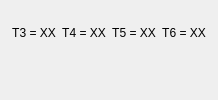
               <widget class="QWidget" name="scale_view_pg">
                <layout class="QVBoxLayout" name="verticalLayout_12">
                 <property name="leftMargin">
                  <number>2</number>
                 </property>
                 <property name="rightMargin">
                  <number>2</number>
                 </property>
                 <item>
                  <widget class="QWidget" name="widget_24" native="true">
                   <layout class="QVBoxLayout" name="verticalLayout_11">
                    <property name="leftMargin">
                     <number>1</number>
                    </property>
                    <property name="topMargin">
                     <number>1</number>
                    </property>
                    <property name="rightMargin">
                     <number>1</number>
                    </property>
                    <property name="bottomMargin">
                     <number>1</number>
                    </property>
                    <item>
                     <widget class="QWidget" name="widget_34" native="true">
                      <property name="minimumSize">
                       <size>
                        <width>0</width>
                        <height>41</height>
                       </size>
                      </property>
                      <property name="maximumSize">
                       <size>
                        <width>16777215</width>
                        <height>50</height>
                       </size>
                      </property>
                      <layout class="QHBoxLayout" name="horizontalLayout_17">
                       <item>
                        <widget class="QLabel" name="temp_lbl_3">
                         <property name="text">
                          <string>T3 = XX</string>
                         </property>
                         <property name="alignment">
                          <set>Qt::AlignmentFlag::AlignCenter</set>
                         </property>
                        </widget>
                       </item>
                       <item>
                        <widget class="QLabel" name="temp_lbl_4">
                         <property name="text">
                          <string>T4 = XX</string>
                         </property>
                         <property name="alignment">
                          <set>Qt::AlignmentFlag::AlignCenter</set>
                         </property>
                        </widget>
                       </item>
                       <item>
                        <widget class="QLabel" name="temp_lbl_5">
                         <property name="text">
                          <string>T5 = XX</string>
                         </property>
                         <property name="alignment">
                          <set>Qt::AlignmentFlag::AlignCenter</set>
                         </property>
                        </widget>
                       </item>
                       <item>
                        <widget class="QLabel" name="temp_lbl_6">
                         <property name="text">
                          <string>T6 = XX</string>
                         </property>
                         <property name="alignment">
                          <set>Qt::AlignmentFlag::AlignCenter</set>
                         </property>
                        </widget>
                       </item>
                      </layout>
                     </widget>
                    </item>
                   </layout>
                  </widget>
                 </item>
                 <item>
                  <widget class="QWidget" name="widget_18" native="true">
                   <property name="sizePolicy">
                    <sizepolicy hsizetype="Preferred" vsizetype="Expanding">
                     <horstretch>0</horstretch>
                     <verstretch>0</verstretch>
                    </sizepolicy>
                   </property>
                   <layout class="QHBoxLayout" name="horizontalLayout_23">
                    <property name="leftMargin">
                     <number>1</number>
                    </property>
                    <property name="topMargin">
                     <number>1</number>
                    </property>
                    <property name="rightMargin">
                     <number>1</number>
                    </property>
                    <property name="bottomMargin">
                     <number>1</number>
                    </property>
                    <item>
                     <widget class="QWidget" name="widget_38" native="true">
                      <layout class="QGridLayout" name="scale_chart">
                       <property name="leftMargin">
                        <number>0</number>
                       </property>
                       <property name="topMargin">
                        <number>0</number>
                       </property>
                       <property name="rightMargin">
                        <number>0</number>
                       </property>
                       <property name="bottomMargin">
                        <number>0</number>
                       </property>
                      </layout>
                     </widget>
                    </item>
                   </layout>
                  </widget>
                 </item>
                </layout>
               </widget>
